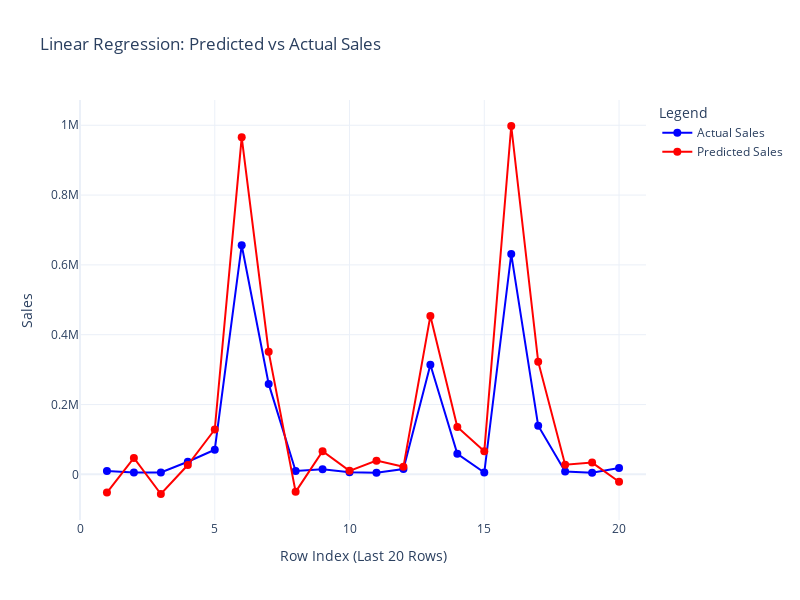

Notebook cell for this chart:
### Markdown cell above
From the OLS summary, it can be noticed that the variables that most modify the average value of Sales are the Segment market, the Discount Band and the value of the Discount. While Country and Product are not relevant.

### Code cell
fig = go.Figure()

fig.add_trace(go.Scatter(
    x=list(range(1, 21)), 
    y=y_validation.values, 
    mode='lines+markers', 
    name='Actual Sales',
    line=dict(color='blue'),
    marker=dict(color='blue', size=8)
))

fig.add_trace(go.Scatter(
    x=list(range(1, 21)), 
    y=y_pred, 
    mode='lines+markers', 
    name='Predicted Sales',
    line=dict(color='red'),
    marker=dict(color='red', size=8)
))

fig.update_layout(
    title="Linear Regression: Predicted vs Actual Sales",
    xaxis_title="Row Index (Last 20 Rows)",
    yaxis_title="Sales",
    legend_title="Legend",
    template="plotly_white",
    width=800,
    height=600,
    xaxis=dict(
        tickvals=[0, 5, 10, 15, 20],
        range=[0, 21]
    ),
    yaxis=dict(
        rangemode="tozero"
    )
)

fig.show()

### Figure 1 — Plotly figure (JSON) as saved in the notebook; plotly's stock layout.template omitted (floating-point values rounded to 4 significant figures)
{"data": [{"line": {"color": "blue"}, "marker": {"color": "blue", "size": 8}, "mode": "lines+markers", "name": "Actual Sales", "type": "scatter", "x": [1, 2, 3, 4, 5, 6, 7, 8, 9, 10, 11, 12, 13, 14, 15, 16, 17, 18, 19, 20], "y": [9322, 4981, 5100, 36031, 70443, 656370, 259037, 9322, 14713, 6273, 4539, 14981, 313862, 58650, 4981, 631125, 139230, 8139, 4301, 18421]}, {"line": {"color": "red"}, "marker": {"color": "red", "size": 8}, "mode": "lines+markers", "name": "Predicted Sales", "type": "scatter", "x": [1, 2, 3, 4, 5, 6, 7, 8, 9, 10, 11, 12, 13, 14, 15, 16, 17, 18, 19, 20], "y": [-52410.0, 46880.0, -56360.0, 26680.0, 128500.0, 965400.0, 350800.0, -50220.0, 66400.0, 10010.0, 39200.0, 21480.0, 453800.0, 135500.0, 66000.0, 997900.0, 322800.0, 27450.0, 33560.0, -21300.0]}], "layout": {"height": 600, "legend": {"title": {"text": "Legend"}}, "title": {"text": "Linear Regression: Predicted vs Actual Sales"}, "width": 800, "xaxis": {"range": [0, 21], "tickvals": [0, 5, 10, 15, 20], "title": {"text": "Row Index (Last 20 Rows)"}}, "yaxis": {"rangemode": "tozero", "title": {"text": "Sales"}}}}
